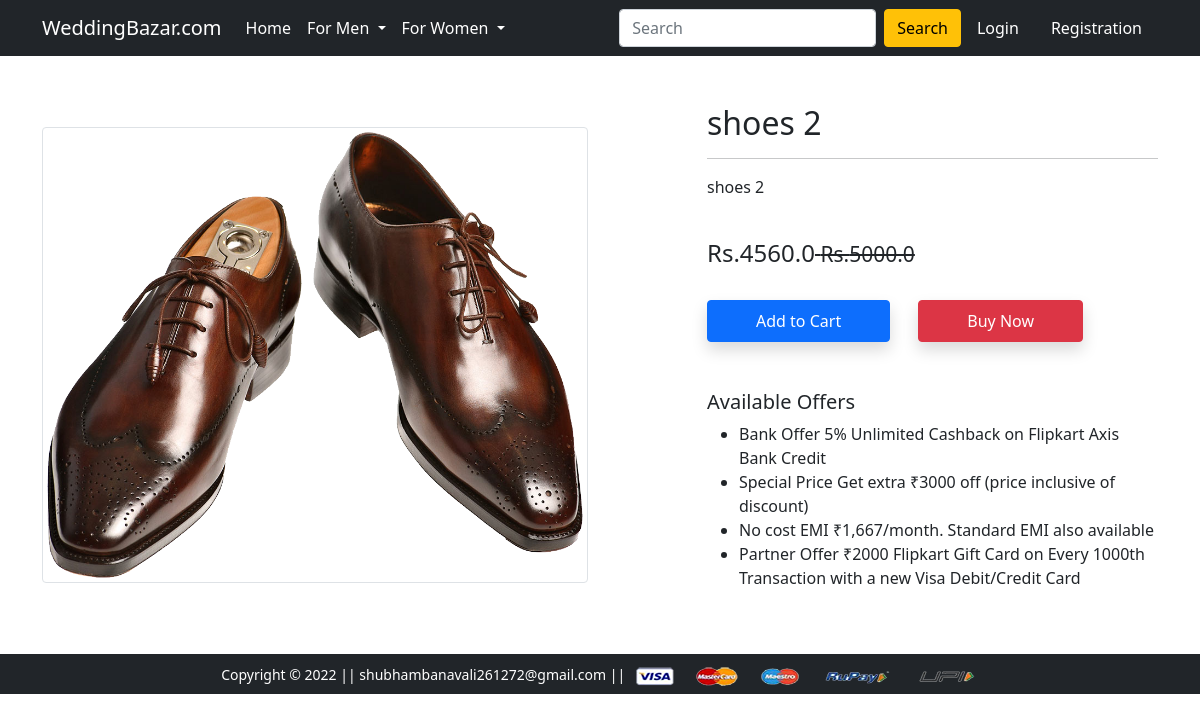
/product-detail/6, run on the app's committed database.
### app/models.py (models this page shows, shortened)
class product(models.Model):
    title=models.CharField(max_length=200)
    selling_price=models.FloatField()
    discount_price=models.FloatField()
    discription=models.TextField()
    brand=models.CharField(max_length=100)
    catogery=models.CharField(choices=CATOGORY_CHOICES,max_length=10)
    product_image=models.ImageField(upload_to='productimg')

### app/views.py (the view)
# urls.py: path('product-detail/<int:pk>', views.productdetailView.as_view(),
class productdetailView(View):
    def get(self,request,pk):
        pro=product.objects.get(pk=pk)
        product_in_cart=False
        if request.user.is_authenticated:
           product_in_cart=cart.objects.filter(Q(product=pro.id) & Q(user=request.user)).exists()
        return render(request,'app/productdetail.html',{'pro':pro,'pic':product_in_cart})

### app/templates/app/productdetail.html (shortened to what this page needs)
{% extends 'app/base.html' %}
{% load static %}
{% block main-content %}
<div class="container my-5">
 <div class="row">
  <div class="col-sm-6 text-center align-self-center">
   <img src="{{pro.product_image.url}}" alt="" class="img-fluid img-thumbnail">
  </div>
  <div class="col-sm-5 offset-sm-1">
   <h2>{{pro.title}}</h2>
   <hr>
   <p>{{pro.discription}}</p> <br>
   <h4>Rs.{{pro.discount_price}}<small class="fw-light text-decoration-line-through"> Rs.{{pro.selling_price}}</small></h4> <br>
   {% if not request.user.is_authenticated %}
   <form action="/add-to-cart" class="d-inline">
    <button type="submit" class="btn btn-primary shadow px-5 py-2">Add to Cart</button>
   </form>
   {% endif %}
   <a href="{% url 'checkout' %}" class="btn btn-danger shadow px-5 py-2 ms-4">Buy Now</a>
   <h5 class="mt-5">Available Offers</h5>
   <ul>
    <li>Bank Offer 5% Unlimited Cashback on Flipkart Axis Bank Credit</li>
    <li>Special Price Get extra ₹3000 off (price inclusive of discount)</li>
    <li>No cost EMI ₹1,667/month. Standard EMI also available</li>
    <li>Partner Offer ₹2000 Flipkart Gift Card on Every 1000th Transaction with a new Visa Debit/Credit Card</li>
   </ul>
  </div>
 </div>
</div>
{% endblock main-content %}

### app/static/app/css/bg.css (style rules this page uses)
* { margin: 0; padding: 0; box-sizing: border-box; }

### data on the page
product: product_image (picture), title "shoes 2", discription "shoes 2", discount_price "4560.0", selling_price "5000.0"
